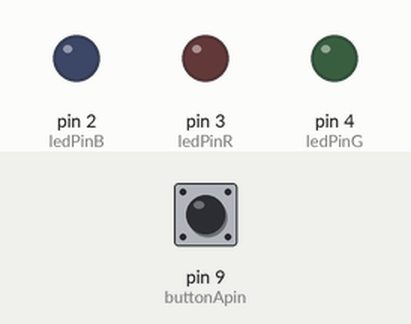
This sketch was run on a simulated Arduino Uno, built with avr-gcc and run on an emulated ATmega328P. Parts: output pins drawn as LEDs (lit = HIGH). Dashed ring = blinking. Inputs (shaded band) come from the test bench; at power-on: pin 9 (buttonApin) HIGH.

Above: at 1.2 s.
1.3 s: pin 9 (buttonApin) pulled LOW for 1 s
At 2.8 s:
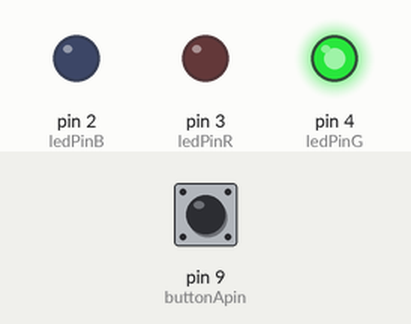
3.8 s: pin 9 (buttonApin) pulled LOW for 0.15 s
At 5.2 s:
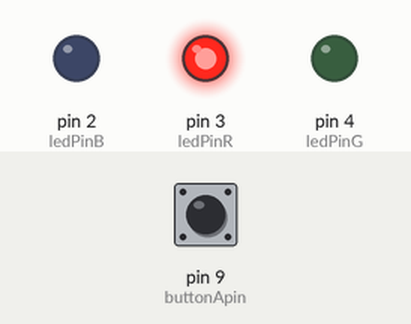
5.5 s: pin 9 (buttonApin) pulled LOW for 3.2 s
At 5.9 s:
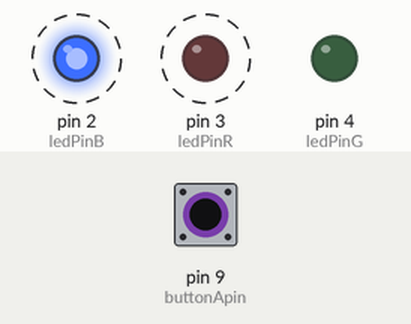
Timing chart, 0 to 10.2 s (numbered marks = the images above; inputs shaded):
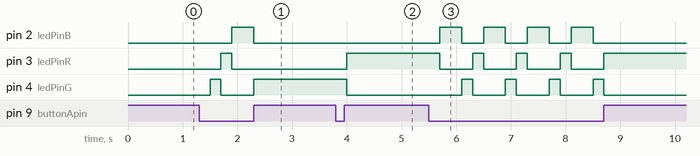

The sketch:

PushIF.ino
```cpp
int botonState=0;
int ledPinG = 4;
int ledPinR = 3;
int ledPinB = 2;
int buttonApin = 9;

void setup(){
pinMode(ledPinG, OUTPUT);
pinMode(ledPinB, OUTPUT);
pinMode(ledPinR, OUTPUT);
pinMode(buttonApin, INPUT_PULLUP);
}

void loop(){
if (digitalRead(buttonApin) == 0) {
    // el operador % significa modulo
    botonState = (botonState + 1);
    delay(200);
    if (botonState==4){
      botonState=0;
    }
  }

  if(botonState==1){
    digitalWrite(ledPinG, HIGH);
    digitalWrite(ledPinR, LOW);
    digitalWrite(ledPinB, LOW);

  }
  if(botonState==2){
    digitalWrite(ledPinG, LOW);
    digitalWrite(ledPinR, HIGH);
    digitalWrite(ledPinB, LOW);

  }
    if(botonState==3){
    digitalWrite(ledPinG, LOW);
    digitalWrite(ledPinR, LOW);
    digitalWrite(ledPinB, HIGH);

  }

}
```

Measured:
- after the input at 1.3 s, pin 2 (ledPinB): LOW → HIGH after 0.60 s, → LOW 0.40 s later; pin 3 (ledPinR): LOW → HIGH after 0.40 s, → LOW 0.20 s later; pin 4 (ledPinG): LOW → HIGH after 0.20 s, → LOW 0.20 s later, → HIGH 0.60 s later
- after the input at 3.8 s, pin 3 (ledPinR): LOW → HIGH after 0.20 s; pin 4 (ledPinG): HIGH → LOW after 0.20 s
- after the input at 5.5 s, pin 2 (ledPinB): alternates HIGH for 0.40 s and LOW for 0.40 s, 8 changes in all, then stays LOW, starting after 0.20 s; pin 3 (ledPinR): alternates HIGH for 0.20 s and LOW for 0.60 s, 8 changes in all, then stays HIGH, starting after 0.20 s
